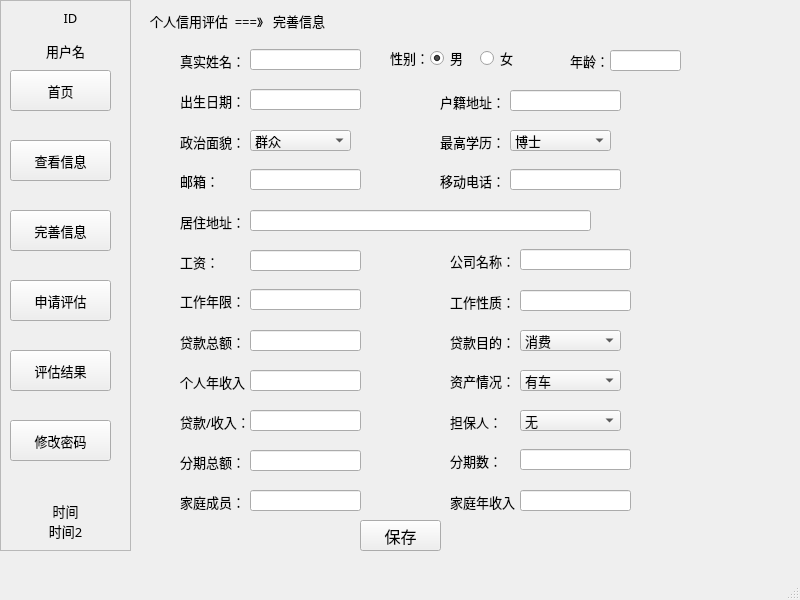
<?xml version="1.0" encoding="UTF-8"?>
<ui version="4.0">
 <class>MainWindow</class>
 <widget class="QMainWindow" name="MainWindow">
  <property name="geometry">
   <rect>
    <x>0</x>
    <y>0</y>
    <width>800</width>
    <height>600</height>
   </rect>
  </property>
  <property name="font">
   <font>
    <family>宋体</family>
    <pointsize>10</pointsize>
   </font>
  </property>
  <property name="windowTitle">
   <string>个人信用评估</string>
  </property>
  <widget class="QWidget" name="centralwidget">
   <widget class="QFrame" name="frame">
    <property name="geometry">
     <rect>
      <x>0</x>
      <y>0</y>
      <width>131</width>
      <height>551</height>
     </rect>
    </property>
    <property name="frameShape">
     <enum>QFrame::StyledPanel</enum>
    </property>
    <property name="frameShadow">
     <enum>QFrame::Raised</enum>
    </property>
    <widget class="QPushButton" name="pushButton">
     <property name="geometry">
      <rect>
       <x>10</x>
       <y>70</y>
       <width>101</width>
       <height>41</height>
      </rect>
     </property>
     <property name="text">
      <string>首页</string>
     </property>
    </widget>
    <widget class="QPushButton" name="pushButton_5">
     <property name="geometry">
      <rect>
       <x>10</x>
       <y>140</y>
       <width>101</width>
       <height>41</height>
      </rect>
     </property>
     <property name="text">
      <string>查看信息</string>
     </property>
    </widget>
    <widget class="QPushButton" name="pushButton_6">
     <property name="geometry">
      <rect>
       <x>10</x>
       <y>210</y>
       <width>101</width>
       <height>41</height>
      </rect>
     </property>
     <property name="text">
      <string>完善信息</string>
     </property>
    </widget>
    <widget class="QPushButton" name="pushButton_7">
     <property name="geometry">
      <rect>
       <x>10</x>
       <y>280</y>
       <width>101</width>
       <height>41</height>
      </rect>
     </property>
     <property name="text">
      <string>申请评估</string>
     </property>
    </widget>
    <widget class="QPushButton" name="pushButton_8">
     <property name="geometry">
      <rect>
       <x>10</x>
       <y>350</y>
       <width>101</width>
       <height>41</height>
      </rect>
     </property>
     <property name="text">
      <string>评估结果</string>
     </property>
    </widget>
    <widget class="QPushButton" name="pushButton_9">
     <property name="geometry">
      <rect>
       <x>10</x>
       <y>420</y>
       <width>101</width>
       <height>41</height>
      </rect>
     </property>
     <property name="text">
      <string>修改密码</string>
     </property>
    </widget>
    <widget class="QLabel" name="label">
     <property name="geometry">
      <rect>
       <x>10</x>
       <y>10</y>
       <width>121</width>
       <height>16</height>
      </rect>
     </property>
     <property name="text">
      <string>ID</string>
     </property>
     <property name="alignment">
      <set>Qt::AlignCenter</set>
     </property>
    </widget>
    <widget class="QLabel" name="label_2">
     <property name="geometry">
      <rect>
       <x>0</x>
       <y>40</y>
       <width>131</width>
       <height>21</height>
      </rect>
     </property>
     <property name="text">
      <string>用户名</string>
     </property>
     <property name="alignment">
      <set>Qt::AlignCenter</set>
     </property>
    </widget>
    <widget class="QLabel" name="label_3">
     <property name="geometry">
      <rect>
       <x>0</x>
       <y>500</y>
       <width>131</width>
       <height>21</height>
      </rect>
     </property>
     <property name="text">
      <string>时间</string>
     </property>
     <property name="alignment">
      <set>Qt::AlignCenter</set>
     </property>
    </widget>
    <widget class="QLabel" name="label_27">
     <property name="geometry">
      <rect>
       <x>0</x>
       <y>520</y>
       <width>131</width>
       <height>21</height>
      </rect>
     </property>
     <property name="text">
      <string>时间2</string>
     </property>
     <property name="alignment">
      <set>Qt::AlignCenter</set>
     </property>
    </widget>
   </widget>
   <widget class="QLabel" name="label_4">
    <property name="geometry">
     <rect>
      <x>150</x>
      <y>10</y>
      <width>211</width>
      <height>21</height>
     </rect>
    </property>
    <property name="font">
     <font>
      <family>宋体</family>
      <pointsize>10</pointsize>
     </font>
    </property>
    <property name="text">
     <string>个人信用评估  ===》   完善信息</string>
    </property>
   </widget>
   <widget class="QLabel" name="label_5">
    <property name="geometry">
     <rect>
      <x>180</x>
      <y>50</y>
      <width>71</width>
      <height>21</height>
     </rect>
    </property>
    <property name="font">
     <font>
      <family>宋体</family>
      <pointsize>10</pointsize>
     </font>
    </property>
    <property name="text">
     <string>真实姓名：</string>
    </property>
   </widget>
   <widget class="QLineEdit" name="lineEdit">
    <property name="geometry">
     <rect>
      <x>250</x>
      <y>49</y>
      <width>111</width>
      <height>21</height>
     </rect>
    </property>
    <property name="font">
     <font>
      <family>宋体</family>
      <pointsize>10</pointsize>
     </font>
    </property>
   </widget>
   <widget class="QLabel" name="label_6">
    <property name="geometry">
     <rect>
      <x>390</x>
      <y>50</y>
      <width>41</width>
      <height>16</height>
     </rect>
    </property>
    <property name="font">
     <font>
      <family>宋体</family>
      <pointsize>10</pointsize>
     </font>
    </property>
    <property name="text">
     <string>性别：</string>
    </property>
   </widget>
   <widget class="QRadioButton" name="radioButton">
    <property name="geometry">
     <rect>
      <x>430</x>
      <y>50</y>
      <width>41</width>
      <height>16</height>
     </rect>
    </property>
    <property name="font">
     <font>
      <family>宋体</family>
      <pointsize>10</pointsize>
     </font>
    </property>
    <property name="text">
     <string>男</string>
    </property>
    <property name="checked">
     <bool>true</bool>
    </property>
   </widget>
   <widget class="QRadioButton" name="radioButton_2">
    <property name="geometry">
     <rect>
      <x>480</x>
      <y>50</y>
      <width>41</width>
      <height>16</height>
     </rect>
    </property>
    <property name="font">
     <font>
      <family>宋体</family>
      <pointsize>10</pointsize>
     </font>
    </property>
    <property name="text">
     <string>女</string>
    </property>
   </widget>
   <widget class="QLabel" name="label_7">
    <property name="geometry">
     <rect>
      <x>570</x>
      <y>50</y>
      <width>51</width>
      <height>21</height>
     </rect>
    </property>
    <property name="font">
     <font>
      <family>宋体</family>
      <pointsize>10</pointsize>
     </font>
    </property>
    <property name="text">
     <string>年龄：</string>
    </property>
   </widget>
   <widget class="QLineEdit" name="lineEdit_2">
    <property name="geometry">
     <rect>
      <x>610</x>
      <y>50</y>
      <width>71</width>
      <height>21</height>
     </rect>
    </property>
   </widget>
   <widget class="QLineEdit" name="lineEdit_3">
    <property name="geometry">
     <rect>
      <x>250</x>
      <y>89</y>
      <width>111</width>
      <height>21</height>
     </rect>
    </property>
    <property name="font">
     <font>
      <family>宋体</family>
      <pointsize>10</pointsize>
     </font>
    </property>
   </widget>
   <widget class="QLabel" name="label_8">
    <property name="geometry">
     <rect>
      <x>180</x>
      <y>90</y>
      <width>71</width>
      <height>21</height>
     </rect>
    </property>
    <property name="font">
     <font>
      <family>宋体</family>
      <pointsize>10</pointsize>
     </font>
    </property>
    <property name="text">
     <string>出生日期：</string>
    </property>
   </widget>
   <widget class="QLabel" name="label_9">
    <property name="geometry">
     <rect>
      <x>440</x>
      <y>91</y>
      <width>71</width>
      <height>21</height>
     </rect>
    </property>
    <property name="font">
     <font>
      <family>宋体</family>
      <pointsize>10</pointsize>
     </font>
    </property>
    <property name="text">
     <string>户籍地址：</string>
    </property>
   </widget>
   <widget class="QLineEdit" name="lineEdit_4">
    <property name="geometry">
     <rect>
      <x>510</x>
      <y>90</y>
      <width>111</width>
      <height>21</height>
     </rect>
    </property>
    <property name="font">
     <font>
      <family>宋体</family>
      <pointsize>10</pointsize>
     </font>
    </property>
   </widget>
   <widget class="QLabel" name="label_10">
    <property name="geometry">
     <rect>
      <x>180</x>
      <y>131</y>
      <width>71</width>
      <height>21</height>
     </rect>
    </property>
    <property name="font">
     <font>
      <family>宋体</family>
      <pointsize>10</pointsize>
     </font>
    </property>
    <property name="text">
     <string>政治面貌：</string>
    </property>
   </widget>
   <widget class="QComboBox" name="comboBox">
    <property name="geometry">
     <rect>
      <x>250</x>
      <y>130</y>
      <width>101</width>
      <height>21</height>
     </rect>
    </property>
    <property name="sizeAdjustPolicy">
     <enum>QComboBox::AdjustToContentsOnFirstShow</enum>
    </property>
    <item>
     <property name="text">
      <string>群众</string>
     </property>
    </item>
    <item>
     <property name="text">
      <string>共青团员</string>
     </property>
    </item>
    <item>
     <property name="text">
      <string>预备党员</string>
     </property>
    </item>
    <item>
     <property name="text">
      <string>党员</string>
     </property>
    </item>
   </widget>
   <widget class="QLabel" name="label_11">
    <property name="geometry">
     <rect>
      <x>440</x>
      <y>131</y>
      <width>71</width>
      <height>21</height>
     </rect>
    </property>
    <property name="font">
     <font>
      <family>宋体</family>
      <pointsize>10</pointsize>
     </font>
    </property>
    <property name="text">
     <string>最高学历：</string>
    </property>
   </widget>
   <widget class="QComboBox" name="comboBox_2">
    <property name="geometry">
     <rect>
      <x>510</x>
      <y>130</y>
      <width>101</width>
      <height>21</height>
     </rect>
    </property>
    <property name="sizeAdjustPolicy">
     <enum>QComboBox::AdjustToContentsOnFirstShow</enum>
    </property>
    <item>
     <property name="text">
      <string>博士</string>
     </property>
    </item>
    <item>
     <property name="text">
      <string>硕士</string>
     </property>
    </item>
    <item>
     <property name="text">
      <string>本科</string>
     </property>
    </item>
    <item>
     <property name="text">
      <string>专科</string>
     </property>
    </item>
    <item>
     <property name="text">
      <string>高中</string>
     </property>
    </item>
    <item>
     <property name="text">
      <string>初中</string>
     </property>
    </item>
    <item>
     <property name="text">
      <string>小学</string>
     </property>
    </item>
   </widget>
   <widget class="QLabel" name="label_12">
    <property name="geometry">
     <rect>
      <x>180</x>
      <y>211</y>
      <width>71</width>
      <height>21</height>
     </rect>
    </property>
    <property name="font">
     <font>
      <family>宋体</family>
      <pointsize>10</pointsize>
     </font>
    </property>
    <property name="text">
     <string>居住地址：</string>
    </property>
   </widget>
   <widget class="QLineEdit" name="lineEdit_5">
    <property name="geometry">
     <rect>
      <x>250</x>
      <y>210</y>
      <width>341</width>
      <height>21</height>
     </rect>
    </property>
    <property name="font">
     <font>
      <family>宋体</family>
      <pointsize>10</pointsize>
     </font>
    </property>
   </widget>
   <widget class="QLabel" name="label_13">
    <property name="geometry">
     <rect>
      <x>180</x>
      <y>251</y>
      <width>71</width>
      <height>21</height>
     </rect>
    </property>
    <property name="font">
     <font>
      <family>宋体</family>
      <pointsize>10</pointsize>
     </font>
    </property>
    <property name="text">
     <string>工资：</string>
    </property>
   </widget>
   <widget class="QLineEdit" name="lineEdit_6">
    <property name="geometry">
     <rect>
      <x>250</x>
      <y>250</y>
      <width>111</width>
      <height>21</height>
     </rect>
    </property>
    <property name="font">
     <font>
      <family>宋体</family>
      <pointsize>10</pointsize>
     </font>
    </property>
   </widget>
   <widget class="QLineEdit" name="lineEdit_7">
    <property name="geometry">
     <rect>
      <x>520</x>
      <y>249</y>
      <width>111</width>
      <height>21</height>
     </rect>
    </property>
    <property name="font">
     <font>
      <family>宋体</family>
      <pointsize>10</pointsize>
     </font>
    </property>
   </widget>
   <widget class="QLabel" name="label_14">
    <property name="geometry">
     <rect>
      <x>450</x>
      <y>250</y>
      <width>71</width>
      <height>21</height>
     </rect>
    </property>
    <property name="font">
     <font>
      <family>宋体</family>
      <pointsize>10</pointsize>
     </font>
    </property>
    <property name="text">
     <string>公司名称：</string>
    </property>
   </widget>
   <widget class="QLineEdit" name="lineEdit_8">
    <property name="geometry">
     <rect>
      <x>250</x>
      <y>289</y>
      <width>111</width>
      <height>21</height>
     </rect>
    </property>
    <property name="font">
     <font>
      <family>宋体</family>
      <pointsize>10</pointsize>
     </font>
    </property>
   </widget>
   <widget class="QLabel" name="label_15">
    <property name="geometry">
     <rect>
      <x>180</x>
      <y>290</y>
      <width>71</width>
      <height>21</height>
     </rect>
    </property>
    <property name="font">
     <font>
      <family>宋体</family>
      <pointsize>10</pointsize>
     </font>
    </property>
    <property name="text">
     <string>工作年限：</string>
    </property>
   </widget>
   <widget class="QLabel" name="label_16">
    <property name="geometry">
     <rect>
      <x>450</x>
      <y>291</y>
      <width>71</width>
      <height>21</height>
     </rect>
    </property>
    <property name="font">
     <font>
      <family>宋体</family>
      <pointsize>10</pointsize>
     </font>
    </property>
    <property name="text">
     <string>工作性质：</string>
    </property>
   </widget>
   <widget class="QLineEdit" name="lineEdit_9">
    <property name="geometry">
     <rect>
      <x>520</x>
      <y>290</y>
      <width>111</width>
      <height>21</height>
     </rect>
    </property>
    <property name="font">
     <font>
      <family>宋体</family>
      <pointsize>10</pointsize>
     </font>
    </property>
    <property name="text">
     <string/>
    </property>
   </widget>
   <widget class="QLabel" name="label_17">
    <property name="geometry">
     <rect>
      <x>180</x>
      <y>331</y>
      <width>71</width>
      <height>21</height>
     </rect>
    </property>
    <property name="font">
     <font>
      <family>宋体</family>
      <pointsize>10</pointsize>
     </font>
    </property>
    <property name="text">
     <string>贷款总额：</string>
    </property>
   </widget>
   <widget class="QLineEdit" name="lineEdit_10">
    <property name="geometry">
     <rect>
      <x>250</x>
      <y>330</y>
      <width>111</width>
      <height>21</height>
     </rect>
    </property>
    <property name="font">
     <font>
      <family>宋体</family>
      <pointsize>10</pointsize>
     </font>
    </property>
    <property name="text">
     <string/>
    </property>
   </widget>
   <widget class="QLabel" name="label_18">
    <property name="geometry">
     <rect>
      <x>450</x>
      <y>331</y>
      <width>71</width>
      <height>21</height>
     </rect>
    </property>
    <property name="font">
     <font>
      <family>宋体</family>
      <pointsize>10</pointsize>
     </font>
    </property>
    <property name="text">
     <string>贷款目的：</string>
    </property>
   </widget>
   <widget class="QComboBox" name="comboBox_3">
    <property name="geometry">
     <rect>
      <x>520</x>
      <y>330</y>
      <width>101</width>
      <height>21</height>
     </rect>
    </property>
    <property name="sizeAdjustPolicy">
     <enum>QComboBox::AdjustToContentsOnFirstShow</enum>
    </property>
    <item>
     <property name="text">
      <string>消费</string>
     </property>
    </item>
    <item>
     <property name="text">
      <string>买车</string>
     </property>
    </item>
    <item>
     <property name="text">
      <string>买房</string>
     </property>
    </item>
    <item>
     <property name="text">
      <string>其他</string>
     </property>
    </item>
   </widget>
   <widget class="QLabel" name="label_19">
    <property name="geometry">
     <rect>
      <x>180</x>
      <y>371</y>
      <width>71</width>
      <height>21</height>
     </rect>
    </property>
    <property name="font">
     <font>
      <family>宋体</family>
      <pointsize>10</pointsize>
     </font>
    </property>
    <property name="text">
     <string>个人年收入：</string>
    </property>
   </widget>
   <widget class="QLineEdit" name="lineEdit_11">
    <property name="geometry">
     <rect>
      <x>250</x>
      <y>370</y>
      <width>111</width>
      <height>21</height>
     </rect>
    </property>
    <property name="font">
     <font>
      <family>宋体</family>
      <pointsize>10</pointsize>
     </font>
    </property>
    <property name="text">
     <string/>
    </property>
   </widget>
   <widget class="QLabel" name="label_20">
    <property name="geometry">
     <rect>
      <x>450</x>
      <y>370</y>
      <width>71</width>
      <height>21</height>
     </rect>
    </property>
    <property name="font">
     <font>
      <family>宋体</family>
      <pointsize>10</pointsize>
     </font>
    </property>
    <property name="text">
     <string>资产情况：</string>
    </property>
   </widget>
   <widget class="QComboBox" name="comboBox_4">
    <property name="geometry">
     <rect>
      <x>520</x>
      <y>370</y>
      <width>101</width>
      <height>21</height>
     </rect>
    </property>
    <property name="sizeAdjustPolicy">
     <enum>QComboBox::AdjustToContentsOnFirstShow</enum>
    </property>
    <item>
     <property name="text">
      <string>有车</string>
     </property>
    </item>
    <item>
     <property name="text">
      <string>有房</string>
     </property>
    </item>
    <item>
     <property name="text">
      <string>两者都有</string>
     </property>
    </item>
   </widget>
   <widget class="QLabel" name="label_21">
    <property name="geometry">
     <rect>
      <x>180</x>
      <y>411</y>
      <width>71</width>
      <height>21</height>
     </rect>
    </property>
    <property name="font">
     <font>
      <family>宋体</family>
      <pointsize>10</pointsize>
     </font>
    </property>
    <property name="text">
     <string>贷款/收入：</string>
    </property>
   </widget>
   <widget class="QLineEdit" name="lineEdit_12">
    <property name="geometry">
     <rect>
      <x>250</x>
      <y>410</y>
      <width>111</width>
      <height>21</height>
     </rect>
    </property>
    <property name="font">
     <font>
      <family>宋体</family>
      <pointsize>10</pointsize>
     </font>
    </property>
    <property name="text">
     <string/>
    </property>
   </widget>
   <widget class="QLabel" name="label_22">
    <property name="geometry">
     <rect>
      <x>450</x>
      <y>411</y>
      <width>71</width>
      <height>21</height>
     </rect>
    </property>
    <property name="font">
     <font>
      <family>宋体</family>
      <pointsize>10</pointsize>
     </font>
    </property>
    <property name="text">
     <string>担保人：</string>
    </property>
   </widget>
   <widget class="QComboBox" name="comboBox_5">
    <property name="geometry">
     <rect>
      <x>520</x>
      <y>410</y>
      <width>101</width>
      <height>21</height>
     </rect>
    </property>
    <property name="sizeAdjustPolicy">
     <enum>QComboBox::AdjustToContentsOnFirstShow</enum>
    </property>
    <item>
     <property name="text">
      <string>无</string>
     </property>
    </item>
    <item>
     <property name="text">
      <string>有</string>
     </property>
    </item>
   </widget>
   <widget class="QLabel" name="label_23">
    <property name="geometry">
     <rect>
      <x>180</x>
      <y>451</y>
      <width>71</width>
      <height>21</height>
     </rect>
    </property>
    <property name="font">
     <font>
      <family>宋体</family>
      <pointsize>10</pointsize>
     </font>
    </property>
    <property name="text">
     <string>分期总额：</string>
    </property>
   </widget>
   <widget class="QLineEdit" name="lineEdit_13">
    <property name="geometry">
     <rect>
      <x>250</x>
      <y>450</y>
      <width>111</width>
      <height>21</height>
     </rect>
    </property>
    <property name="font">
     <font>
      <family>宋体</family>
      <pointsize>10</pointsize>
     </font>
    </property>
    <property name="text">
     <string/>
    </property>
   </widget>
   <widget class="QLineEdit" name="lineEdit_14">
    <property name="geometry">
     <rect>
      <x>520</x>
      <y>449</y>
      <width>111</width>
      <height>21</height>
     </rect>
    </property>
    <property name="font">
     <font>
      <family>宋体</family>
      <pointsize>10</pointsize>
     </font>
    </property>
    <property name="text">
     <string/>
    </property>
   </widget>
   <widget class="QLabel" name="label_24">
    <property name="geometry">
     <rect>
      <x>450</x>
      <y>450</y>
      <width>71</width>
      <height>21</height>
     </rect>
    </property>
    <property name="font">
     <font>
      <family>宋体</family>
      <pointsize>10</pointsize>
     </font>
    </property>
    <property name="text">
     <string>分期数：</string>
    </property>
   </widget>
   <widget class="QLabel" name="label_25">
    <property name="geometry">
     <rect>
      <x>180</x>
      <y>491</y>
      <width>71</width>
      <height>21</height>
     </rect>
    </property>
    <property name="font">
     <font>
      <family>宋体</family>
      <pointsize>10</pointsize>
     </font>
    </property>
    <property name="text">
     <string>家庭成员：</string>
    </property>
   </widget>
   <widget class="QLineEdit" name="lineEdit_15">
    <property name="geometry">
     <rect>
      <x>250</x>
      <y>490</y>
      <width>111</width>
      <height>21</height>
     </rect>
    </property>
    <property name="font">
     <font>
      <family>宋体</family>
      <pointsize>10</pointsize>
     </font>
    </property>
    <property name="text">
     <string/>
    </property>
   </widget>
   <widget class="QLabel" name="label_26">
    <property name="geometry">
     <rect>
      <x>450</x>
      <y>491</y>
      <width>71</width>
      <height>21</height>
     </rect>
    </property>
    <property name="font">
     <font>
      <family>宋体</family>
      <pointsize>10</pointsize>
     </font>
    </property>
    <property name="text">
     <string>家庭年收入：</string>
    </property>
   </widget>
   <widget class="QLineEdit" name="lineEdit_16">
    <property name="geometry">
     <rect>
      <x>520</x>
      <y>490</y>
      <width>111</width>
      <height>21</height>
     </rect>
    </property>
    <property name="font">
     <font>
      <family>宋体</family>
      <pointsize>10</pointsize>
     </font>
    </property>
    <property name="text">
     <string/>
    </property>
   </widget>
   <widget class="QPushButton" name="pushButton_2">
    <property name="geometry">
     <rect>
      <x>360</x>
      <y>520</y>
      <width>81</width>
      <height>31</height>
     </rect>
    </property>
    <property name="font">
     <font>
      <pointsize>12</pointsize>
     </font>
    </property>
    <property name="text">
     <string>保存</string>
    </property>
   </widget>
   <widget class="QLineEdit" name="lineEdit_17">
    <property name="geometry">
     <rect>
      <x>250</x>
      <y>169</y>
      <width>111</width>
      <height>21</height>
     </rect>
    </property>
    <property name="font">
     <font>
      <family>宋体</family>
      <pointsize>10</pointsize>
     </font>
    </property>
   </widget>
   <widget class="QLabel" name="label_28">
    <property name="geometry">
     <rect>
      <x>180</x>
      <y>170</y>
      <width>71</width>
      <height>21</height>
     </rect>
    </property>
    <property name="font">
     <font>
      <family>宋体</family>
      <pointsize>10</pointsize>
     </font>
    </property>
    <property name="text">
     <string>邮箱：</string>
    </property>
   </widget>
   <widget class="QLineEdit" name="lineEdit_18">
    <property name="geometry">
     <rect>
      <x>510</x>
      <y>169</y>
      <width>111</width>
      <height>21</height>
     </rect>
    </property>
    <property name="font">
     <font>
      <family>宋体</family>
      <pointsize>10</pointsize>
     </font>
    </property>
   </widget>
   <widget class="QLabel" name="label_29">
    <property name="geometry">
     <rect>
      <x>440</x>
      <y>170</y>
      <width>71</width>
      <height>21</height>
     </rect>
    </property>
    <property name="font">
     <font>
      <family>宋体</family>
      <pointsize>10</pointsize>
     </font>
    </property>
    <property name="text">
     <string>移动电话：</string>
    </property>
   </widget>
  </widget>
  <widget class="QMenuBar" name="menubar">
   <property name="geometry">
    <rect>
     <x>0</x>
     <y>0</y>
     <width>800</width>
     <height>23</height>
    </rect>
   </property>
  </widget>
  <widget class="QStatusBar" name="statusbar"/>
 </widget>
 <resources/>
 <connections/>
</ui>
